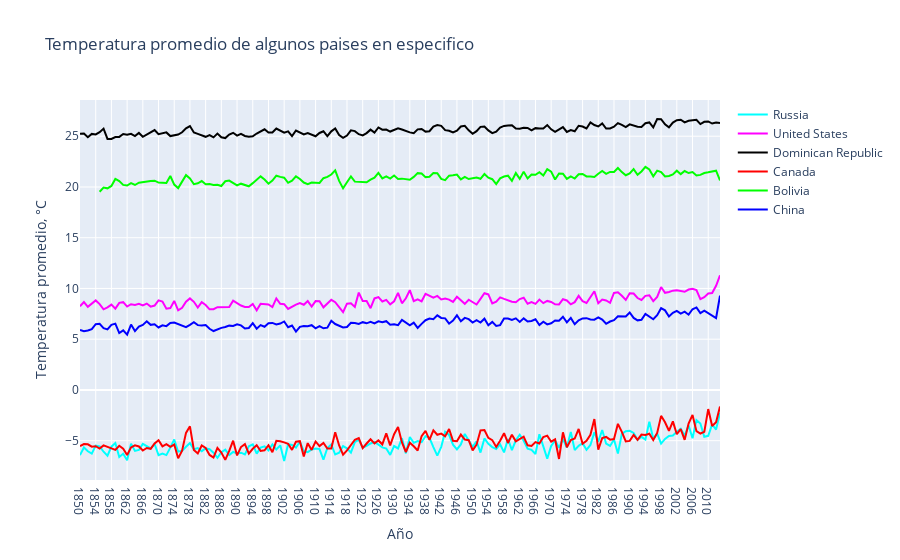

The notebook cell this image was saved under:
### Code cell
from Modulo_1 import generar_temp_promedio
generar_temp_promedio()

### Figure 1 — Plotly figure (JSON) as saved in the notebook; plotly's stock layout.template omitted (floating-point values rounded to 4 significant figures; data arrays with more than 128 entries replaced by an {"elided": "..."} marker saying what was removed)
{"data": [{"line": {"color": "rgb(0, 255, 255)"}, "mode": "lines", "name": "Russia", "type": "scatter", "x": {"elided": "164 str values"}, "y": {"elided": "164 float values"}}, {"line": {"color": "rgb(255, 0, 255)"}, "mode": "lines", "name": "United States", "type": "scatter", "x": {"elided": "164 str values"}, "y": {"elided": "164 float values"}}, {"line": {"color": "rgb(0, 0, 0)"}, "mode": "lines", "name": "Dominican Republic", "type": "scatter", "x": {"elided": "164 str values"}, "y": {"elided": "164 float values"}}, {"line": {"color": "rgb(255, 0, 0)"}, "mode": "lines", "name": "Canada", "type": "scatter", "x": {"elided": "164 str values"}, "y": {"elided": "164 float values"}}, {"line": {"color": "rgb(0, 255, 0)"}, "mode": "lines", "name": "Bolivia", "type": "scatter", "x": {"elided": "164 str values"}, "y": {"elided": "164 float values"}}, {"line": {"color": "rgb(0, 0, 255)"}, "mode": "lines", "name": "China", "type": "scatter", "x": {"elided": "164 str values"}, "y": {"elided": "164 float values"}}], "layout": {"title": {"text": "Temperatura promedio de algunos paises en especifico"}, "xaxis": {"title": {"text": "Año"}}, "yaxis": {"title": {"text": "Temperatura promedio, °C"}}}}
